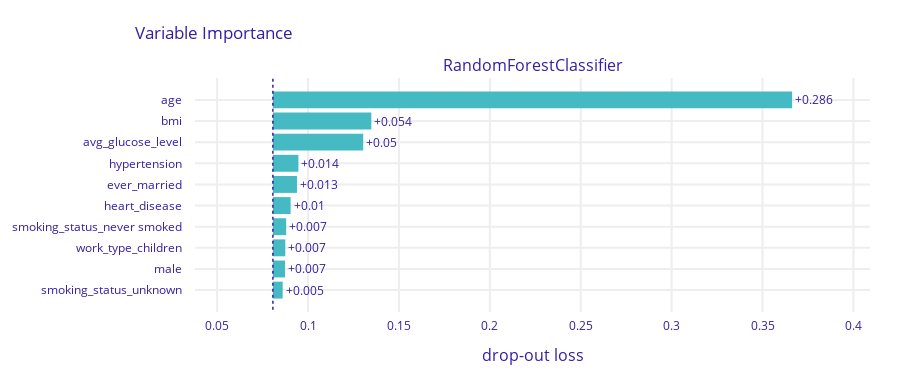

Source (notebook cell):
### Code cell
pvi = explainer.model_parts(random_state=0)
pvi.plot()

### Figure 1 — Plotly figure (JSON) as saved in the notebook; plotly's stock layout.template omitted (floating-point values rounded to 4 significant figures)
{"data": [{"base": 0.08066, "hoverinfo": "text", "hoverlabel": {"bgcolor": "rgba(0,0,0,0.8)"}, "hovertext": ["Model: RandomForestClassifier loss after<br>variable: age is permuted: 0.366<br>Drop-out loss change: +0.286", "Model: RandomForestClassifier loss after<br>variable: bmi is permuted: 0.135<br>Drop-out loss change: +0.054", "Model: RandomForestClassifier loss after<br>variable: avg_glucose_level is permuted: 0.13<br>Drop-out loss change: +0.05", "Model: RandomForestClassifier loss after<br>variable: hypertension is permuted: 0.095<br>Drop-out loss change: +0.014", "Model: RandomForestClassifier loss after<br>variable: ever_married is permuted: 0.094<br>Drop-out loss change: +0.013", "Model: RandomForestClassifier loss after<br>variable: heart_disease is permuted: 0.09<br>Drop-out loss change: +0.01", "Model: RandomForestClassifier loss after<br>variable: smoking_status_never smoked is permuted: 0.088<br>Drop-out loss change: +0.007", "Model: RandomForestClassifier loss after<br>variable: work_type_children is permuted: 0.087<br>Drop-out loss change: +0.007", "Model: RandomForestClassifier loss after<br>variable: male is permuted: 0.087<br>Drop-out loss change: +0.007", "Model: RandomForestClassifier loss after<br>variable: smoking_status_unknown is permuted: 0.086<br>Drop-out loss change: +0.005"], "marker": {"color": "#46bac2"}, "orientation": "h", "showlegend": false, "text": ["+0.286", "+0.054", "+0.05", "+0.014", "+0.013", "+0.01", "+0.007", "+0.007", "+0.007", "+0.005"], "textposition": "outside", "type": "bar", "x": [0.2856, 0.05415, 0.04969, 0.01405, 0.01324, 0.009753, 0.007312, 0.006831, 0.006676, 0.005384], "xaxis": "x", "y": ["age", "bmi", "avg_glucose_level", "hypertension", "ever_married", "heart_disease", "smoking_status_never smoked", "work_type_children", "male", "smoking_status_unknown"], "yaxis": "y"}], "layout": {"annotations": [{"font": {"size": 16}, "showarrow": false, "text": "RandomForestClassifier", "x": 0.5, "xanchor": "center", "xref": "paper", "y": 1, "yanchor": "bottom", "yref": "paper"}, {"font": {"size": 16}, "showarrow": false, "text": "drop-out loss", "x": 0.5, "xanchor": "center", "xref": "paper", "y": 0, "yanchor": "top", "yref": "paper", "yshift": -30}], "font": {"color": "#371ea3"}, "height": 383, "margin": {"b": 71, "r": 30, "t": 78}, "shapes": [{"line": {"color": "#371ea3", "dash": "dot", "width": 1.5}, "type": "line", "x0": 0.08066, "x1": 0.08066, "xref": "x", "y0": -1, "y1": 10, "yref": "y"}], "title": {"text": "Variable Importance", "x": 0.15}, "xaxis": {"anchor": "y", "automargin": true, "domain": [0, 1], "fixedrange": true, "gridwidth": 2, "range": [0.03782, 0.4091], "tickcolor": "white", "ticklen": 3, "ticks": "outside", "type": "linear", "zeroline": false}, "yaxis": {"anchor": "x", "automargin": true, "autorange": "reversed", "domain": [0, 1], "fixedrange": true, "gridwidth": 2, "tickcolor": "white", "ticklen": 10, "ticks": "outside", "type": "category"}}}
